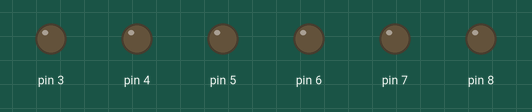
Simulated run of this sketch. Board: Arduino Uno, built with avr-gcc and run on an emulated ATmega328P. On the bench: output pins drawn as LEDs (lit = HIGH).

Above: at 0.5 s.
At 2.5 s:
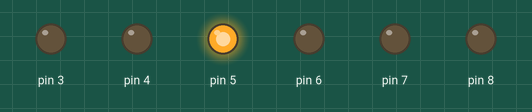
At 3.5 s:
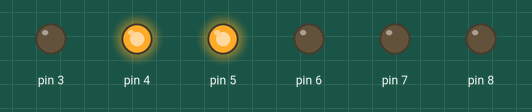
At 5.5 s:
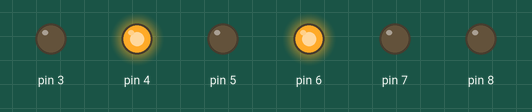
At 8.5 s:
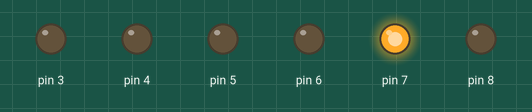
At 11.5 s:
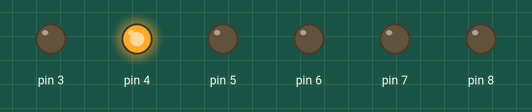
Timing chart, 0 to 13.0 s (numbered marks = the images above):
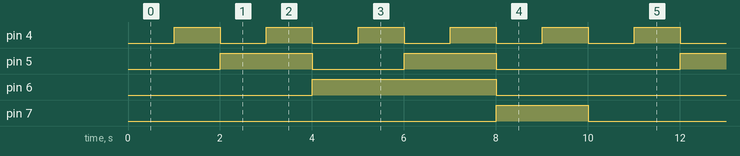

The sketch:

sketch_apr09a.ino
```cpp
void setup()

{

  for (int i  = 3; i <= 8; i++)

    pinMode(i, OUTPUT);


}


void loop()

{

  // display a new digit every second

  for (int digit = 0; digit <= 9; digit++)

  {

    for (int pin = 4; pin <= 7; pin++)

      digitalWrite(pin, (bool)(digit & (1 << pin - 4)));

    delay(1000);

  }

}
```

Measured:
- by itself, pin 4: alternates HIGH for 1.0 s and LOW for 1.0 s
- by itself, pin 5: repeats every 10.0 s: LOW 2.0 s, HIGH 2.0 s, LOW 4.0 s, HIGH 2.0 s
- by itself, pin 6: alternates HIGH for 4.0 s and LOW for 6.0 s
- by itself, pin 7: alternates HIGH for 2.0 s and LOW for 8.0 s
